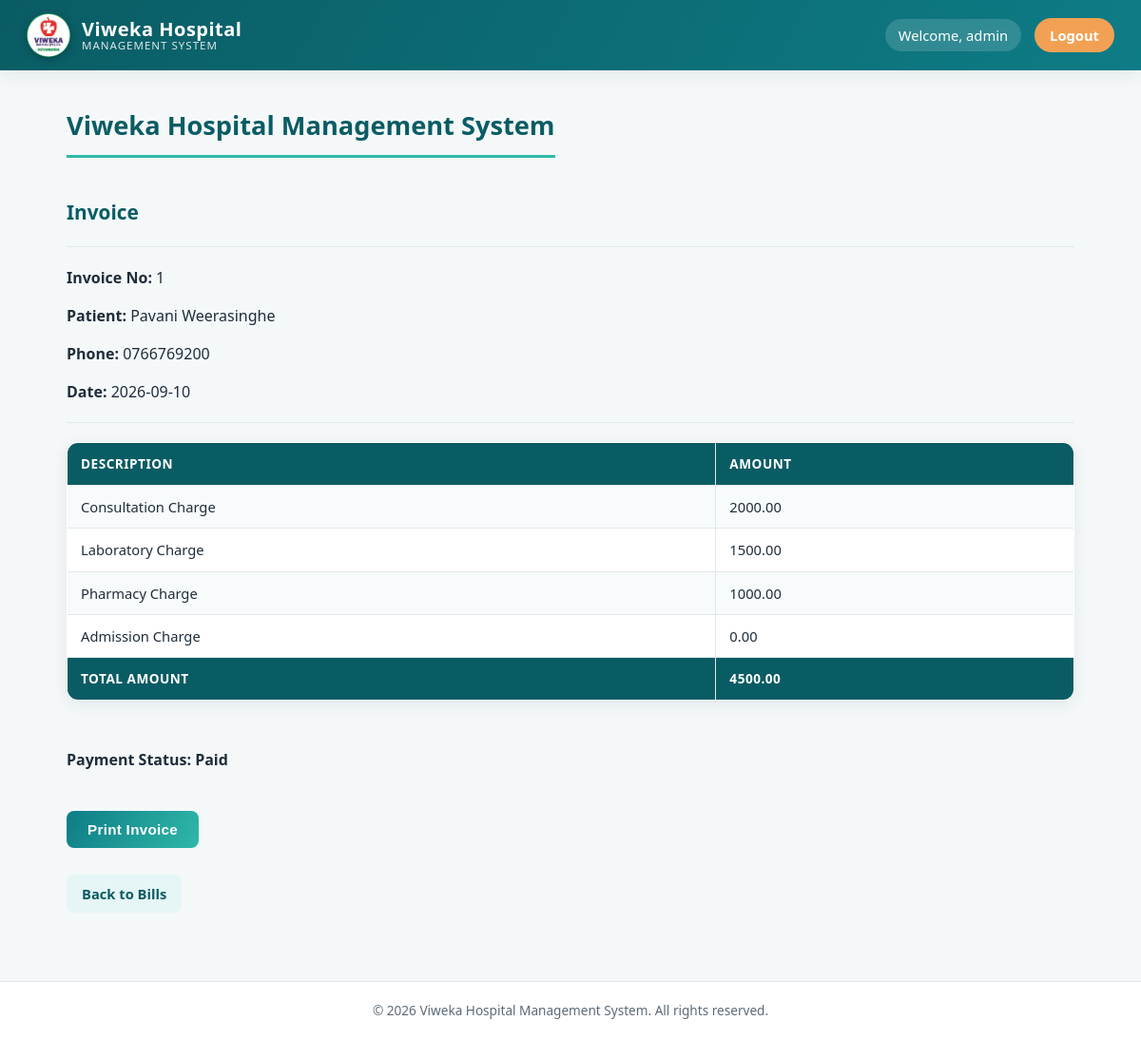
Page /invoice.php?id=1 (signed in) on the committed database.
### tables this page shows
CREATE TABLE `billing` (
  `bill_id` int(11) NOT NULL,
  `patient_id` int(11) NOT NULL,
  `bill_date` date NOT NULL,
  `consultation_charge` decimal(10,2) DEFAULT 0.00,
  `laboratory_charge` decimal(10,2) DEFAULT 0.00,
  `pharmacy_charge` decimal(10,2) DEFAULT 0.00,
  `admission_charge` decimal(10,2) DEFAULT 0.00,
  `total_amount` decimal(10,2) DEFAULT 0.00,
  `payment_status` varchar(30) DEFAULT 'Pending',
  `payment_method` varchar(50) DEFAULT NULL,
  `payment_date` date DEFAULT NULL
);

CREATE TABLE `patients` (
  `patient_id` int(11) NOT NULL,
  `first_name` varchar(100) NOT NULL,
  `last_name` varchar(100) NOT NULL,
  `dob` date DEFAULT NULL,
  `gender` varchar(20) DEFAULT NULL,
  `phone` varchar(20) DEFAULT NULL,
  `email` varchar(100) DEFAULT NULL,
  `address` text DEFAULT NULL,
  `blood_group` varchar(10) DEFAULT NULL,
  `created_at` timestamp NOT NULL DEFAULT current_timestamp()
);

### invoice.php (the view, shortened to what this page needs)
<?php
include "db.php";
$id = $_GET['id'];
$sql = "SELECT
            billing.*,
            patients.first_name,
            patients.last_name,
            patients.phone
        FROM billing
        INNER JOIN patients
        ON billing.patient_id = patients.patient_id
        WHERE billing.bill_id = $id";
$result = $conn->query($sql);
$bill = $result->fetch_assoc();
?>
<!DOCTYPE html>
<html>
<head>
    <link rel="stylesheet" href="css/style.css">
</head>
<body>
<?php include __DIR__ . '/includes/header.php'; ?>
<main class="page-wrapper">
<h1>Viweka Hospital Management System</h1>
<h2>Invoice</h2>
<hr>
<p>
    <strong>Invoice No:</strong>
    <?php echo $bill['bill_id']; ?>
</p>
<p>
    <strong>Patient:</strong>
    <?php
    echo $bill['first_name']
       . " "
       . $bill['last_name'];
    ?>
</p>
<p>
    <strong>Phone:</strong>
    <?php echo $bill['phone']; ?>
</p>
<p>
    <strong>Date:</strong>
    <?php echo $bill['bill_date']; ?>
</p>
<hr>
<table border="1" cellpadding="10">
<tr>
    <th>Description</th>
    <th>Amount</th>
</tr>
<tr>
    <td>Consultation Charge</td>
    <td><?php echo $bill['consultation_charge']; ?></td>
</tr>
<tr>
    <td>Laboratory Charge</td>
    <td><?php echo $bill['laboratory_charge']; ?></td>
</tr>
<tr>
    <td>Pharmacy Charge</td>
    <td><?php echo $bill['pharmacy_charge']; ?></td>
</tr>
<tr>
    <td>Admission Charge</td>
    <td><?php echo $bill['admission_charge']; ?></td>
</tr>
<tr>
    <th>Total Amount</th>
    <th><?php echo $bill['total_amount']; ?></th>
</tr>
</table>
<br>
<strong>
    Payment Status:
    <?php echo $bill['payment_status']; ?>
</strong>
<br><br>
<button onclick="window.print()">
    Print Invoice
</button>
<br><br>
<a href="view_bills.php">
    Back to Bills
</a>
</main>
<?php include __DIR__ . '/includes/footer.php'; ?>
</body>
</html>

### css/style.css (style rules this page uses)
:root { --primary: #0e7c86; --primary-dark: #0a5c64; --primary-light: #e6f5f6; --accent: #2fb8a8; --accent-2: #f2a154; --success: #1f9d55; --success-bg: #e8f8ee; --danger: #d64545; --danger-bg: #fdecec; --text-dark: #1f2d3a; --text-muted: #5c6b78; --bg: #f4f8f9; --card-bg: #ffffff; --border: #e1e8ea; --radius: 12px; --shadow: 0 4px 18px rgba(16, 42, 47, 0.08); --shadow-lg: 0 12px 32px rgba(16, 42, 47, 0.14); --font: 'Segoe UI', 'Poppins', Arial, sans-serif; }
* { box-sizing: border-box; }
html, body { margin: 0; padding: 0; font-family: var(--font); background: var(--bg); color: var(--text-dark); line-height: 1.5; }
.page-wrapper { max-width: 1100px; margin: 28px auto 60px; padding: 0 20px; min-height: 60vh; }
h1 { color: var(--primary-dark); font-size: 1.7rem; margin: 10px 0 18px; border-bottom: 3px solid var(--accent); padding-bottom: 10px; display: inline-block; }
h2 { color: var(--primary-dark); font-size: 1.3rem; margin: 24px 0 12px; }
hr { border: none; border-top: 1px solid var(--border); margin: 20px 0; }
a { color: var(--primary); text-decoration: none; }
.card, form, table { background: var(--card-bg); border-radius: var(--radius); box-shadow: var(--shadow); }
.page-wrapper > a { display: inline-block; margin: 4px 10px 12px 0; padding: 9px 16px; background: var(--primary-light); color: var(--primary-dark); border-radius: 8px; font-weight: 600; font-size: 0.92rem; transition: background 0.15s ease, transform 0.15s ease; }
button, input[type=submit], .btn { display: inline-block; margin-top: 18px; padding: 11px 22px; background: linear-gradient(120deg, var(--primary), var(--accent)); color: #fff; border: none; border-radius: 8px; font-size: 0.95rem; font-weight: 700; letter-spacing: 0.3px; cursor: pointer; transition: transform 0.15s ease, box-shadow 0.15s ease; text-decoration: none; }
table { width: 100%; border-collapse: collapse; margin: 16px 0 26px; overflow: hidden; }
table, th, td { border: 1px solid var(--border) !important; }
th { background: var(--primary-dark); color: #fff; padding: 12px 14px; text-align: left; font-size: 0.85rem; text-transform: uppercase; letter-spacing: 0.5px; }
td { padding: 11px 14px; font-size: 0.92rem; color: var(--text-dark); }
tr:nth-child(even) td { background: #f8fbfb; }

### rows in the picture
billing: bill_id "1", patient.first_name "Pavani", patient.last_name "Weerasinghe", patient.phone "0766769200", bill_date "2026-09-10", consultation_charge "2000.00", laboratory_charge "1500.00", pharmacy_charge "1000.00", admission_charge "0.00", total_amount "4500.00", payment_status "Paid"

### other values in the picture
$__viweka_username "admin"
